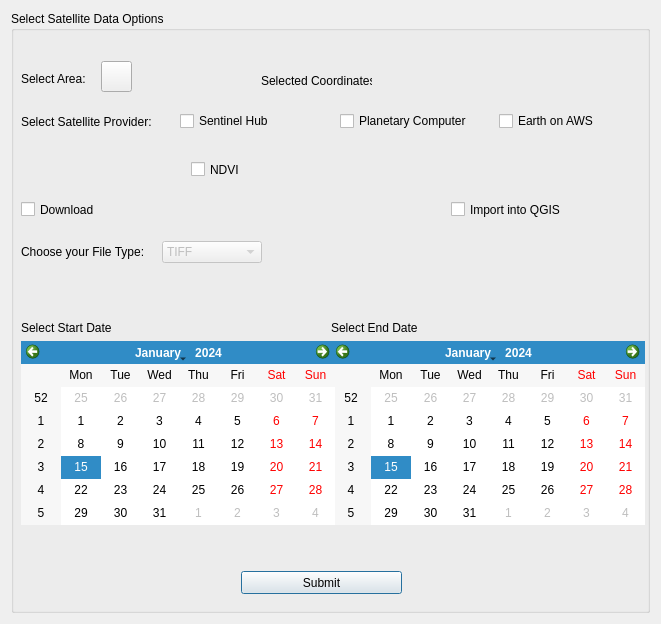
<?xml version="1.0" encoding="UTF-8"?>
<ui version="4.0">
 <class>SatHubAIDialogBase</class>
 <widget class="QDialog" name="SatHubAIDialogBase">
  <property name="geometry">
   <rect>
    <x>0</x>
    <y>0</y>
    <width>661</width>
    <height>624</height>
   </rect>
  </property>
  <property name="windowTitle">
   <string>SatHub AI</string>
  </property>
  <layout class="QGridLayout" name="gridLayout">
   <item row="0" column="0">
    <widget class="QGroupBox" name="groupBox">
     <property name="title">
      <string>Select Satellite Data Options</string>
     </property>
     <widget class="QPushButton" name="pbSubmit">
      <property name="geometry">
       <rect>
        <x>230</x>
        <y>560</y>
        <width>161</width>
        <height>23</height>
       </rect>
      </property>
      <property name="text">
       <string>Submit</string>
      </property>
     </widget>
     <widget class="QCheckBox" name="cbDownload">
      <property name="geometry">
       <rect>
        <x>10</x>
        <y>190</y>
        <width>101</width>
        <height>17</height>
       </rect>
      </property>
      <property name="text">
       <string>Download</string>
      </property>
      <property name="checked">
       <bool>false</bool>
      </property>
     </widget>
     <widget class="QLabel" name="label_4">
      <property name="geometry">
       <rect>
        <x>10</x>
        <y>60</y>
        <width>121</width>
        <height>16</height>
       </rect>
      </property>
      <property name="text">
       <string>Select Area:</string>
      </property>
     </widget>
     <widget class="QToolButton" name="tbSelectArea">
      <property name="geometry">
       <rect>
        <x>90</x>
        <y>50</y>
        <width>31</width>
        <height>31</height>
       </rect>
      </property>
      <property name="text">
       <string/>
      </property>
      <property name="icon">
       <iconset>
        <normaloff>:/icons/icons/map-location-dot-solid.svg</normaloff>:/icons/icons/map-location-dot-solid.svg</iconset>
      </property>
      <property name="iconSize">
       <size>
        <width>25</width>
        <height>25</height>
       </size>
      </property>
     </widget>
     <widget class="QWidget" name="layoutWidget">
      <property name="geometry">
       <rect>
        <x>10</x>
        <y>230</y>
        <width>241</width>
        <height>22</height>
       </rect>
      </property>
      <layout class="QHBoxLayout" name="horizontalLayout">
       <item>
        <widget class="QLabel" name="label">
         <property name="text">
          <string>Choose your File Type:</string>
         </property>
        </widget>
       </item>
       <item>
        <spacer name="horizontalSpacer_2">
         <property name="orientation">
          <enum>Qt::Horizontal</enum>
         </property>
         <property name="sizeHint" stdset="0">
          <size>
           <width>40</width>
           <height>20</height>
          </size>
         </property>
        </spacer>
       </item>
       <item>
        <spacer name="horizontalSpacer">
         <property name="orientation">
          <enum>Qt::Horizontal</enum>
         </property>
         <property name="sizeHint" stdset="0">
          <size>
           <width>40</width>
           <height>20</height>
          </size>
         </property>
        </spacer>
       </item>
       <item>
        <widget class="QComboBox" name="comboboxFileType">
         <property name="enabled">
          <bool>false</bool>
         </property>
         <property name="minimumSize">
          <size>
           <width>100</width>
           <height>0</height>
          </size>
         </property>
         <property name="editable">
          <bool>false</bool>
         </property>
         <item>
          <property name="text">
           <string>TIFF</string>
          </property>
         </item>
         <item>
          <property name="text">
           <string>PNG</string>
          </property>
         </item>
         <item>
          <property name="text">
           <string>JPEG</string>
          </property>
         </item>
        </widget>
       </item>
      </layout>
     </widget>
     <widget class="QLabel" name="label_5">
      <property name="geometry">
       <rect>
        <x>250</x>
        <y>60</y>
        <width>111</width>
        <height>20</height>
       </rect>
      </property>
      <property name="text">
       <string>Selected Coordinates:</string>
      </property>
     </widget>
     <widget class="QLabel" name="label_coordinates">
      <property name="geometry">
       <rect>
        <x>360</x>
        <y>60</y>
        <width>251</width>
        <height>31</height>
       </rect>
      </property>
      <property name="text">
       <string/>
      </property>
     </widget>
     <widget class="QWidget" name="horizontalLayoutWidget">
      <property name="geometry">
       <rect>
        <x>10</x>
        <y>90</y>
        <width>631</width>
        <height>41</height>
       </rect>
      </property>
      <layout class="QHBoxLayout" name="horizontalLayout_2">
       <item>
        <widget class="QLabel" name="label_6">
         <property name="text">
          <string>Select Satellite Provider:</string>
         </property>
        </widget>
       </item>
       <item>
        <widget class="QCheckBox" name="cbSentinelHub">
         <property name="text">
          <string>Sentinel Hub</string>
         </property>
        </widget>
       </item>
       <item>
        <widget class="QCheckBox" name="cbPlanetaryComputer">
         <property name="text">
          <string>Planetary Computer</string>
         </property>
         <property name="checked">
          <bool>false</bool>
         </property>
        </widget>
       </item>
       <item>
        <widget class="QCheckBox" name="cbAWS">
         <property name="text">
          <string>Earth on AWS</string>
         </property>
        </widget>
       </item>
      </layout>
     </widget>
     <widget class="QWidget" name="verticalLayoutWidget">
      <property name="geometry">
       <rect>
        <x>320</x>
        <y>310</y>
        <width>314</width>
        <height>204</height>
       </rect>
      </property>
      <layout class="QVBoxLayout" name="verticalLayout">
       <item>
        <widget class="QLabel" name="label_3">
         <property name="text">
          <string>Select End Date</string>
         </property>
        </widget>
       </item>
       <item>
        <widget class="QCalendarWidget" name="calendarEnd"/>
       </item>
      </layout>
     </widget>
     <widget class="QWidget" name="verticalLayoutWidget_2">
      <property name="geometry">
       <rect>
        <x>10</x>
        <y>310</y>
        <width>314</width>
        <height>204</height>
       </rect>
      </property>
      <layout class="QVBoxLayout" name="verticalLayout_2">
       <item>
        <widget class="QLabel" name="label_2">
         <property name="text">
          <string>Select Start Date</string>
         </property>
        </widget>
       </item>
       <item>
        <widget class="QCalendarWidget" name="calendarStart"/>
       </item>
      </layout>
     </widget>
     <widget class="QgsFileWidget" name="fwGetDirectory">
      <property name="enabled">
       <bool>false</bool>
      </property>
      <property name="geometry">
       <rect>
        <x>120</x>
        <y>190</y>
        <width>211</width>
        <height>27</height>
       </rect>
      </property>
      <property name="dialogTitle">
       <string>Select Directory</string>
      </property>
      <property name="storageMode">
       <enum>QgsFileWidget::GetDirectory</enum>
      </property>
     </widget>
     <widget class="QCheckBox" name="cb_import">
      <property name="geometry">
       <rect>
        <x>440</x>
        <y>190</y>
        <width>111</width>
        <height>17</height>
       </rect>
      </property>
      <property name="text">
       <string>Import into QGIS</string>
      </property>
     </widget>
     <widget class="QCheckBox" name="cb_ndvi">
      <property name="geometry">
       <rect>
        <x>180</x>
        <y>150</y>
        <width>70</width>
        <height>17</height>
       </rect>
      </property>
      <property name="text">
       <string>NDVI</string>
      </property>
     </widget>
    </widget>
   </item>
  </layout>
 </widget>
 <customwidgets>
  <customwidget>
   <class>QgsFileWidget</class>
   <extends>QWidget</extends>
   <header>qgsfilewidget.h</header>
  </customwidget>
 </customwidgets>
 <resources/>
 <connections>
  <connection>
   <sender>cbDownload</sender>
   <signal>toggled(bool)</signal>
   <receiver>comboboxFileType</receiver>
   <slot>setEnabled(bool)</slot>
   <hints>
    <hint type="sourcelabel">
     <x>59</x>
     <y>215</y>
    </hint>
    <hint type="destinationlabel">
     <x>258</x>
     <y>259</y>
    </hint>
   </hints>
  </connection>
  <connection>
   <sender>cbDownload</sender>
   <signal>toggled(bool)</signal>
   <receiver>fwGetDirectory</receiver>
   <slot>setEnabled(bool)</slot>
   <hints>
    <hint type="sourcelabel">
     <x>32</x>
     <y>203</y>
    </hint>
    <hint type="destinationlabel">
     <x>235</x>
     <y>219</y>
    </hint>
   </hints>
  </connection>
 </connections>
</ui>
